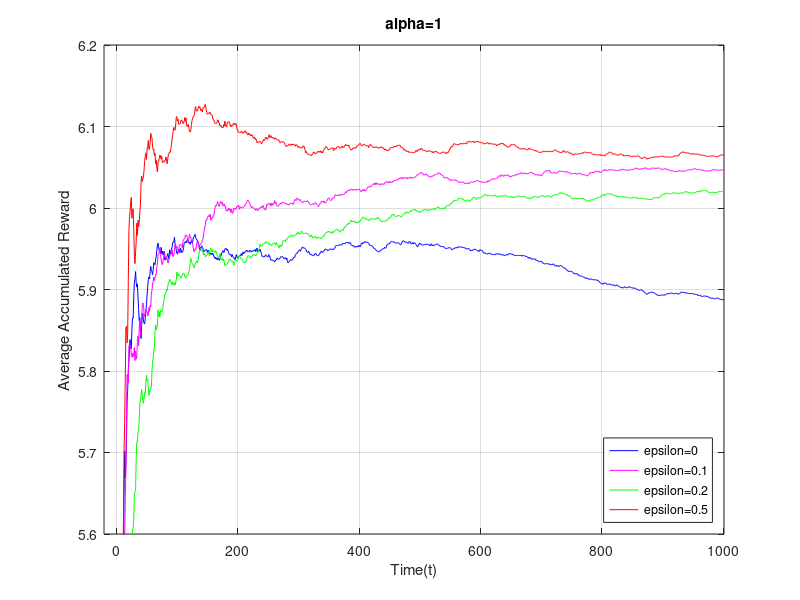

The MATLAB source for this figure:

% alpha=1
alpha = 1;
epsilon=[0,0.1,0.2,0.5];
Q=zeros(4,100,1001,2);
R=zeros(4,100,1001);
for n=1:4
    for i=1:100
        for k=1:1000
            if rand(1)<epsilon(n)
                if rand(1)<0.5
                    action=1;
                else
                    action=2;
                end
            else
                if Q(n,i,k,1)>Q(n,i,k,2)
                    action=1;
                elseif Q(n,i,k,1)<Q(n,i,k,2)
                    action=2;
                else
                    if rand(1)<0.5
                        action=1;
                    else
                        action=2;
                    end
                end
            end
            if action==1
                reward = sqrt(10).*randn(1) + 5;
                Q(n,i,k+1,1) = Q(n,i,k,1) + alpha * (reward - Q(n,i,k,1));
                Q(n,i,k+1,2) = Q(n,i,k,2);
            else
                if rand(1)>0.5
                    reward = sqrt(15).*randn(1) + 10;
                else
                    reward = sqrt(10).*randn(1) + 4;
                end
                Q(n,i,k+1,1) = Q(n,i,k,1);
                Q(n,i,k+1,2) = Q(n,i,k,2) + alpha * (reward - Q(n,i,k,2));
            end
            R(n,i,k+1)=reward;
        end
    end
end
R_acc=R;
for k=1:1001
    R_acc(:,:,k)=sum(R(:,:,1:k),3)./k;
end
R_acc=sum(R_acc,2)./100;

Q=sum(Q,2)./100;

save('project_1_a_1_R.mat','R');
save('project_1_a_1_Q.mat','Q');

figure(1),plot(1:1001,squeeze(R_acc(1,1,:)),'-b')
hold on
figure(1),plot(1:1001,squeeze(R_acc(2,1,:)),'-m')
hold on
figure(1),plot(1:1001,squeeze(R_acc(3,1,:)),'-g')
hold on
figure(1),plot(1:1001,squeeze(R_acc(4,1,:)),'-r')
hold on
figure(1),axis([-20,1001,5.6,6.2])
% figure(1),axis([-20,1001,-0.2,7])
grid on

legend({'epsilon=0','epsilon=0.1','epsilon=0.2','epsilon=0.5'},'Location','southeast')

title('alpha=1')
xlabel('Time(t)')
ylabel('Average Accumulated Reward')
